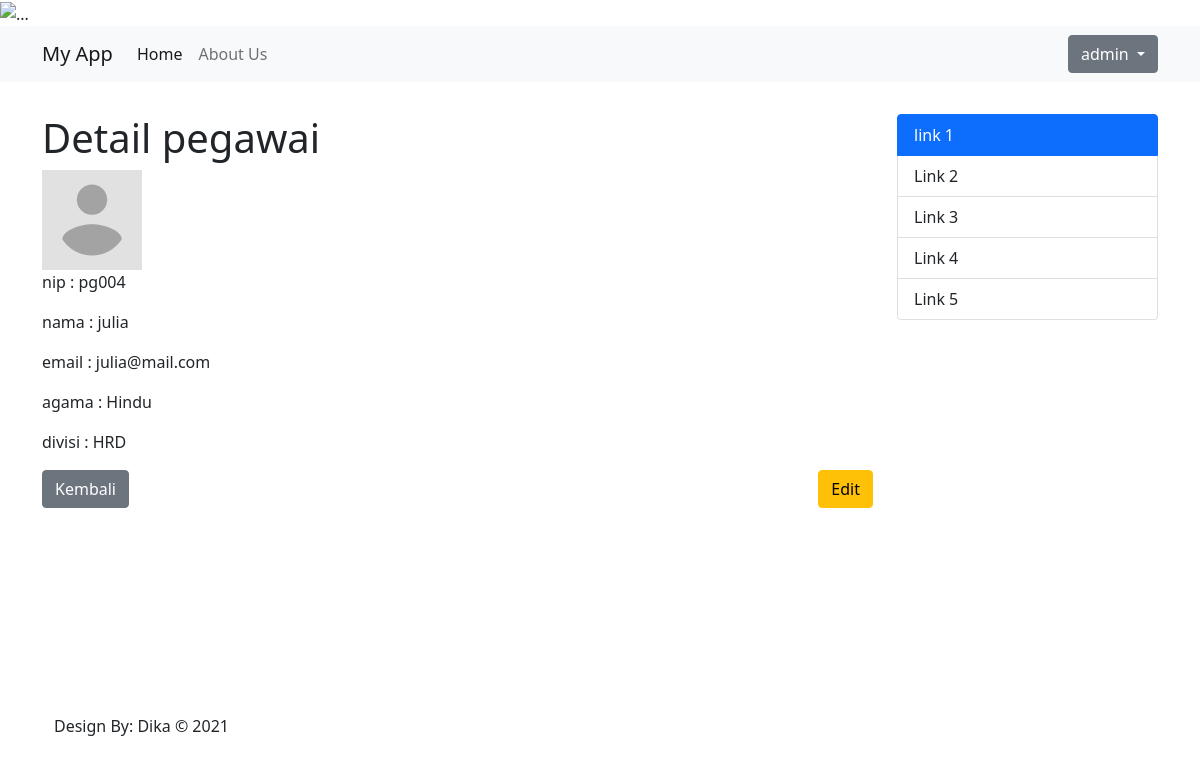
Page /index.php?hal=detail-data&id=7 (signed in) on the committed database.
### tables this page shows
CREATE TABLE `Pegawai` (
  `id` int(11) NOT NULL,
  `nip` varchar(5) NOT NULL,
  `nama` varchar(50) NOT NULL,
  `email` varchar(50) NOT NULL,
  `agama` enum('Islam','Protestan','Katolik','Hindu','Buddha','Konghucu') NOT NULL,
  `iddivisi` int(11) NOT NULL,
  `foto` varchar(50) NOT NULL
);

CREATE TABLE `Divisi` (
  `id` int(11) NOT NULL,
  `nama` varchar(50) NOT NULL
);

### config/koneksi.php (called while the page is built, shortened)
<?php
class Db {
    protected $servername = "localhost";
    protected $username = "root";
    protected $password = "";
    public function __construct() {
        try {
            $this->conn = new PDO("mysql:host=$this->servername;dbname=dbpegawai",$this->username, $this->password);
        } catch (PDOException $e) {
            echo "Connection failed: ", $e->getMessage();
        }
    }
}

### models/Pegawai.php (called while the page is built, shortened)
<?php
class Pegawai extends Db {
    public function getPegawai($id){
        $stmt = $this->conn->prepare("SELECT Pegawai.*, Divisi.id as divisiId, Divisi.nama as namaDivisi FROM Pegawai INNER JOIN Divisi ON Pegawai.iddivisi = Divisi.id WHERE Pegawai.id = :id");
        $stmt->bindParam(':id', $id);
        $stmt->execute();
        $stmt->setFetchMode(PDO::FETCH_ASSOC);
        return $stmt->fetch();
    }
}

### component/detail.php (the view, shortened to what this page needs)
<?php
require 'config/koneksi.php';
require 'models/Pegawai.php' ;
$pegawai = new Pegawai();
$dataPegawai = $pegawai->getPegawai($_GET['id']);
?>
<h1>Detail pegawai</h1>
<img style="width: 100px;" src="images/<?=$dataPegawai['foto']?>" alt="<?=$dataPegawai[ 'nama']?>">
<p>nip : <?=$dataPegawai["nip"]?></p>
<p>nama : <?=$dataPegawai[ 'nama']?></p>
<p>email : <?=$dataPegawai['email']?></p>
<p>agama : <?=$dataPegawai['agama']?></p>
<p>divisi : <?=$dataPegawai['namaDivisi']?></p>
<form action="controllers/pegawaiController.php" method="POST">
<div class="d-flex justify-content-between">
    <a href="index.php?hal=data-pegawai" class="btn btn-secondary">Kembali</a>
    <div>
        <a href="index.php?hal=edit-data&id=<?=$dataPegawai['id']?>" class="btn btn-warning">Edit</a>
    </div>
</div>
</form>

### component/head.php (style rules this page uses)
body { overflow-x: hidden; }

### rows in the picture
pegawai: foto (picture), nip "pg004", nama "julia", email "julia@mail.com", agama "Hindu", iddivisi.nama "HRD"

### other values in the picture
$_SESSION['member']['fullname'] "admin"
